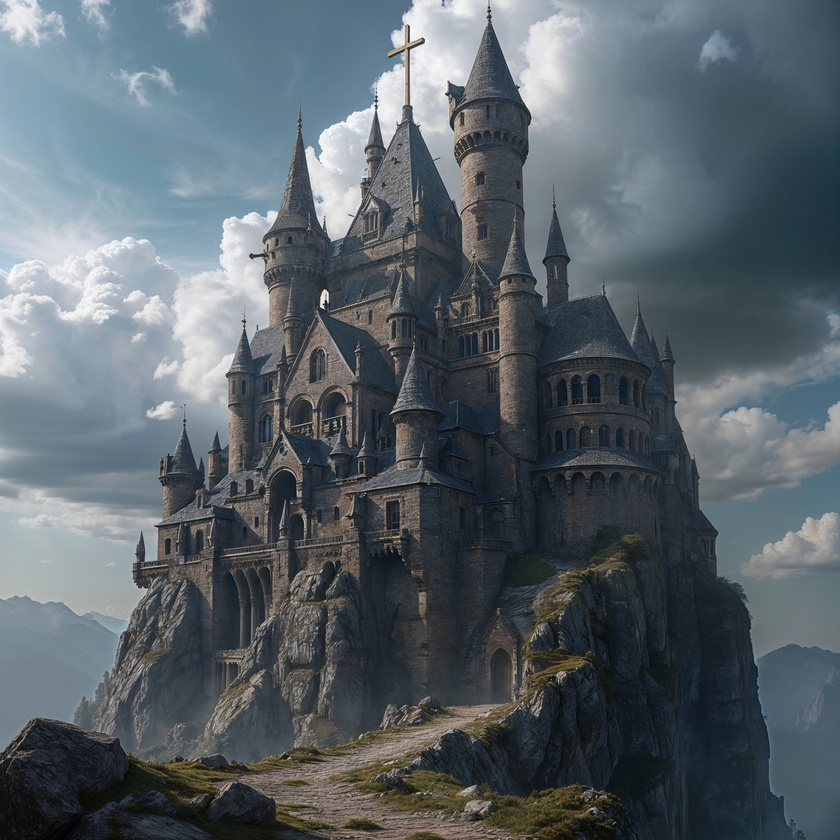
#> input picture castle.jpg, 840 x 840 px, shrunk from 2500 x 2500 before the run, found by its file name
$ python main.py
#> lines starting #> are read from the running program, lines starting #| are printed output that depends on the picture
import cv2
import numpy as np

castle = cv2.imread("/Users/jinheppell/Desktop/Coding/Coding Homework/detecting circles Hw/castle.jpg")
#> castle is the input picture: shape (840, 840, 3); mean B, G, R 105.4, 99, 89.2
greyscale_castle = cv2.cvtColor(castle,cv2.COLOR_BGR2GRAY)
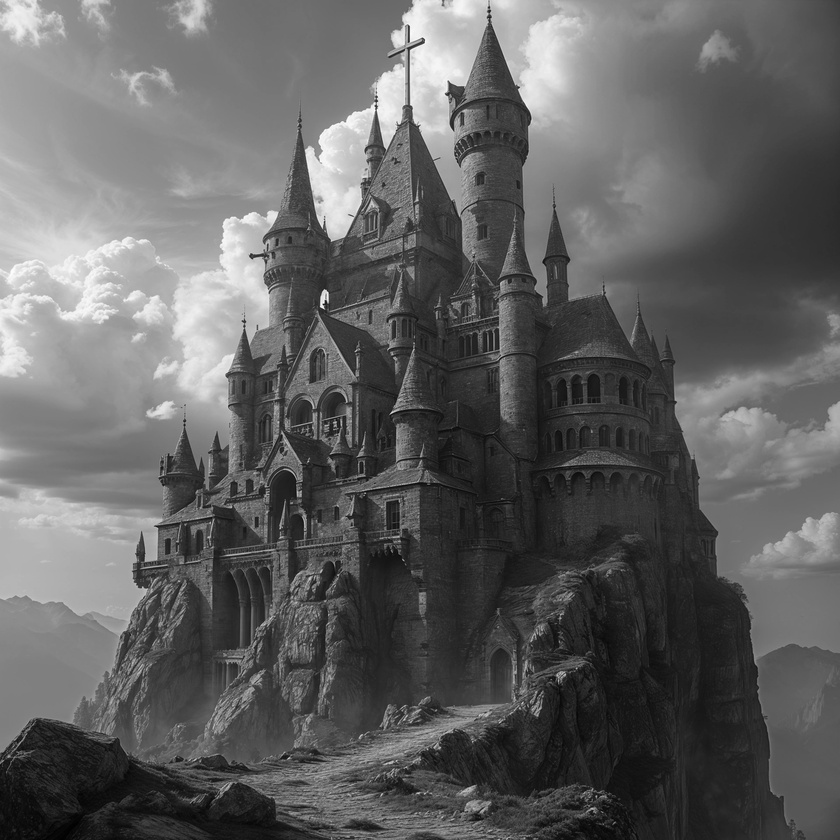
#> greyscale_castle: shape (840, 840); min 0, max 254, mean 96.8
gaussian_blur = cv2.GaussianBlur(greyscale_castle,(7,7),0)
detected_circles = cv2.HoughCircles(gaussian_blur, cv2.HOUGH_GRADIENT,20 ,20)
#> detected_circles = 93 rows, first 8: [490, 490, 218], [790, 510, 520], [590, 510, 316], [730, 490, 454], [790, 450, 498], [730, 430, 454], [710, 830, 586], [510, 590, 226]
cv2.imshow("Final Result",detected_circles)

cv2.waitKey(0)
cv2.destroyAllWindows()

$ run again, with sunset.webp saved as castle.jpg
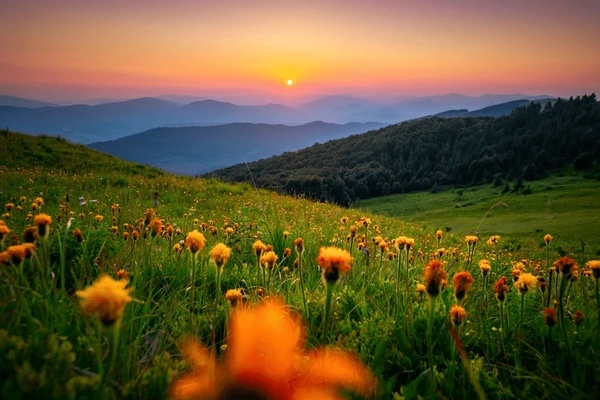
#> input picture sunset.webp, 600 x 400 px, found by its file name
#> castle is the input picture: shape (400, 600, 3); mean B, G, R 50.9, 86.9, 102.9
#> `greyscale_castle = cv2.cvtColor(castle,cv2.COLOR_BGR2GRAY)`:
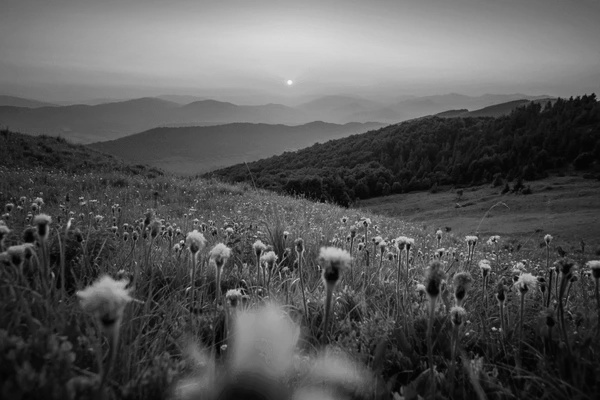
#> greyscale_castle: shape (400, 600); min 0, max 248, mean 87.6
#> detected_circles = 26 rows, first 8: [330, 30, 256], [410, 50, 252], [290, 110, 172], [310, 390, 158], [490, 50, 224], [450, 50, 260], [470, 90, 184], [110, 370, 152]
